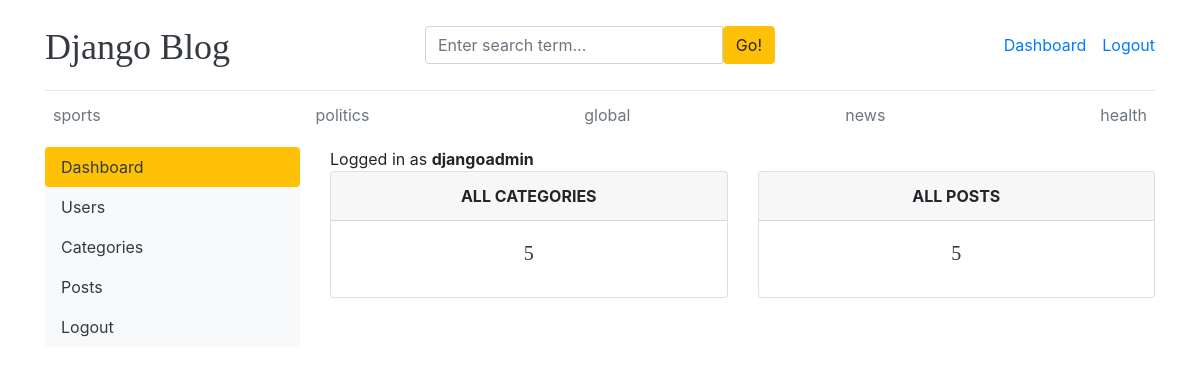
The page /dashboard/ (signed in) on the database its author committed.
### blogs/models.py (models this page shows, shortened)
class Category(models.Model):
    category_name = models.CharField(max_length=50,unique=True)
    created_at = models.DateTimeField(auto_now_add=True)
    updated_at = models.DateTimeField(auto_now=True)
    class Meta:
        verbose_name_plural = 'categories'

### dashboard/views.py (the view)
# urls.py: path('dashboard/',include('dashboard.urls')),
@login_required(login_url='login')
def dashboard(request):
    category_count = Category.objects.all().count()
    blogs_count = Blog.objects.all().count()
    context = {
        'category_count' : category_count,
        'blogs_count' : blogs_count,
    }
    return render(request,'dashboard/dashboard.html',context)

### blogs/context_processors.py (called while the page is built)
def get_categories(request):
    categories = Category.objects.all()
    return dict(categories=categories)

def get_social_link(request):
    social = SocialLink.objects.all()
    return dict(social=social)

### templates/dashboard/dashboard.html
{% extends "base.html" %}
{% block content %}
<div class="row">
    {% include 'dashboard/sidebar.html' %}
    <div class="col-md-9">
        <span>Logged in as <b>{{ user }}</b></span>
        <div class="row">
            <div class="col">
                <div class="card border-default mb-3">
                    <div class="card-header text-center text-uppercase font-weight-bold">All Categories</div>
                    <div class="card-body text-dark">
                        <h5 class="card-title text-center">{{ category_count }}</h5>
                    </div>
                </div>
            </div>
            <div class="col">
                <div class="card border-default mb-3">
                    <div class="card-header text-center text-uppercase font-weight-bold">All posts</div>
                    <div class="card-body text-dark">
                        <h5 class="card-title text-center">{{ blogs_count }}</h5>
                    </div>
                </div>
            </div>
        </div>
    </div>
</div>
{% endblock  %}

### templates/base.html (shortened to what this page needs)
{% load static %}
<!DOCTYPE html>
<html lang="en">
<head>
    <link href="https://getbootstrap.com/docs/4.0/dist/css/bootstrap.min.css" rel="stylesheet">
    <link href="{% static 'css/blog.css' %}" rel="stylesheet">
    <link rel="stylesheet" href="https://cdnjs.cloudflare.com/ajax/libs/font-awesome/4.7.0/css/font-awesome.min.css">
</head>
<body>
    <div class="container">
      <header class="blog-header py-3">
        <div class="row flex-nowrap justify-content-between align-items-center">
          <div class="col-4 pt-1">
            <a class="blog-header-logo text-dark" href="/">Django Blog</a>
          </div>
          <div class="col-4">
            <form action="{% url 'search' %}" method="GET">
              <div class="input-group">
                <input class="form-control" type="text" name="keyword" value="{{ keyword }}" placeholder="Enter search term..." aria-label="Enter search term..." aria-describedby="button-search" />
                <button type="submit" class="btn btn-warning" id="button-search" type="button">Go!</button>
              </div>
            </form>
          </div>
          <div class="col-4 d-flex justify-content-end align-items-center">
            {% if not user.is_authenticated %}
            <a class="btn btn-sm btn-warning" href="{% url 'login' %}">Login</a> &nbsp;
            <a class="btn btn-sm btn-outline-secondary" href="{% url 'register' %}">Register</a>
            {% else %}
            <span><a href="{% url 'dashboard' %}">Dashboard</a></span>
            <span><a href="{% url 'logout' %}">Logout</a></span>
            {% endif %}
          </div>
        </div>
      </header>
      <div class="nav-scroller py-1 mb-2">
        <nav class="nav d-flex justify-content-between">
          {% for catg in categories %}
          <a class="p-2 text-muted" href="{% url 'post_by_category' catg.id %}">{{catg.category_name}}</a>
          {% endfor %}
        </nav>
      </div>
      {% block content %}
      {% endblock %}
    </div>
</body>
</html>

### blog_main/static/css/blog.css (style rules this page uses)
.blog-header { border-bottom: 1px solid #e5e5e5; }
.blog-header-logo { font-family: "Playfair Display", Georgia, "Times New Roman", serif; font-size: 2.25rem; }
h1, h2, h3, h4, h5, h6 { font-family: "Playfair Display", Georgia, "Times New Roman", serif; }

### rows shown on the page
Category: category_name "sports"
Category: category_name "politics"
Category: category_name "global"
Category: category_name "news"
Category: category_name "health"

### other values the page prints
{{ user }} "djangoadmin"
{{ category_count }} "5"
{{ blogs_count }} "5"
